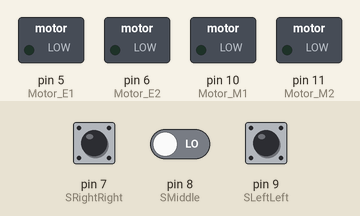
Simulated run of this sketch. Board: Arduino Uno, built with avr-gcc and run on an emulated ATmega328P. Shown: switched loads named in the sketch (green lamp = pin HIGH). Inputs (shaded band) come from the test bench; at power-on: pin 7 (SRightRight) LOW, pin 8 (SMiddle) LOW, pin 9 (SLeftLeft) LOW. What the sketch prints to the serial monitor is not drawn.

Above: at 1.2 s.
1.3 s: pin 7 (SRightRight) pulled HIGH for 0.15 s
At 2.5 s:
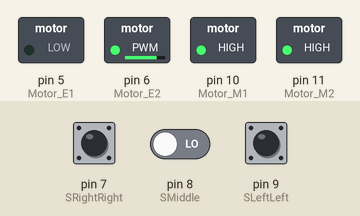
2.9 s: pin 8 (SMiddle) driven HIGH
At 3.9 s:
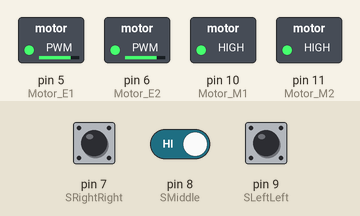
4.4 s: pin 9 (SLeftLeft) pulled HIGH for 0.15 s
At 4.48 s:
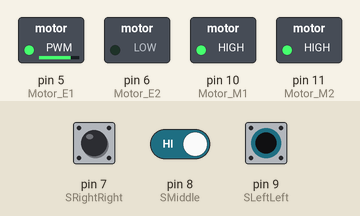
6.0 s: pin 7 (SRightRight) pulled HIGH for 1 s
At 8.2 s:
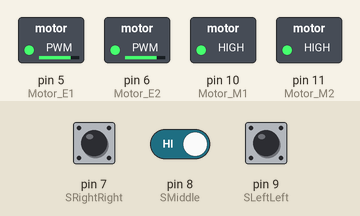
8.5 s: pin 7 (SRightRight) pulled HIGH for 3.2 s
At 9.4 s:
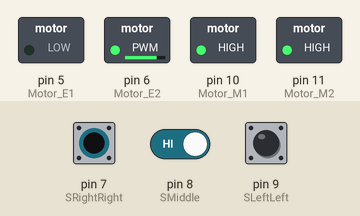
13.2 s: pin 9 (SLeftLeft) pulled HIGH for 3.2 s
At 14.0 s:
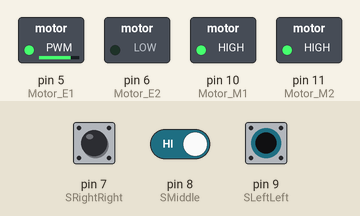
Timing chart, 0 to 17.9 s (numbered marks = the images above; inputs shaded):
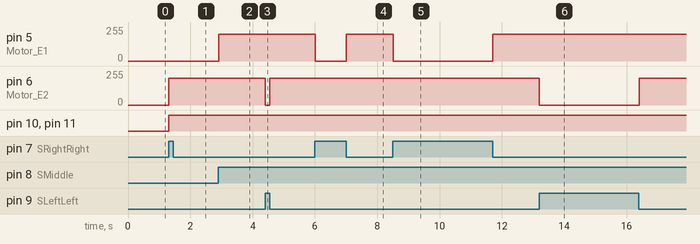

Measured:
- after the input at 1.3 s, pin 6 (Motor_E2): 0/255 → 200/255 at once; pin 10 (Motor_M1), pin 11 (Motor_M2): LOW → HIGH at once
- after the input at 2.9 s, pin 5 (Motor_E1): 0/255 → 200/255 at once
- after the input at 4.4 s, pin 6 (Motor_E2): 200/255 → 0/255 at once, → 200/255 0.15 s later
- after the input at 6.0 s, pin 5 (Motor_E1): 200/255 → 0/255 at once, → 200/255 1.0 s later
- after the input at 8.5 s, pin 5 (Motor_E1): 200/255 → 0/255 at once, → 200/255 3.2 s later
- after the input at 13.2 s, pin 6 (Motor_E2): 200/255 → 0/255 at once, → 200/255 3.2 s later

The sketch:

motoduino.ino
```cpp
#include <Arduino.h>

////////////////////////////////////////

// 三路紅外線感測器與 Motoduino 的腳位對應
// 如果是用 Motoduino 第一版  使用如下
// const int SLeftLeft = 9;      // 左感測器輸入腳
// const int SMiddle = 10;     // 中間感測器輸入腳
// const int SRightRight = 11;     // 右感測器輸入腳

// 如果是用 Motoduino U1 則使用如下
const int SLeftLeft = 9;      // 左感測器輸入腳
const int SMiddle = 8;     // 中間感測器輸入腳

const int SRightRight = 7;     // 右感測器輸入腳


// 馬達與 Motoduino 的腳位對應
// 如果是用 Motoduino 第一版
// const int Motor_E2 = 5; // 控制馬達2轉速 digital pin 5 of Arduino (PWM)
// const int Motor_E1 = 6;  // 控制馬達1轉速 digital pin 6 of Arduino (PWM)
// const int Motor_M1 = 7;     // 控制馬達1正反轉 digital pin 7 of Arduino
// const int Motor_M2 = 8;    // 控制馬達2正反轉 digital pin 8 of Arduino

// 如果是用 Motoduino U1 則
const int Motor_E2 = 6; // 控制馬達2轉速 digital pin 6 of Arduino (PWM)
const int Motor_E1 = 5;  // 控制馬達1轉速 digital pin 5 of Arduino (PWM)
const int Motor_M1 = 10;     // 控制馬達1正反轉 digital pin 10 of Arduino


const int Motor_M2 = 11;    // 控制馬達2正反轉 digital pin 11 of Arduino
// 感測器狀態值
byte byteSensorStatus = 0;
byte previousStatus = 7;

void setup() {
    // set up serial communications
    Serial.begin(57600);

    // 輸出入接腳初始設定
    pinMode(SLeftLeft, INPUT);
    pinMode(SMiddle, INPUT);
    pinMode(SRightRight, INPUT);

    pinMode(Motor_M1, OUTPUT);  // 設定 Motor_M1為輸出腳位
    pinMode(Motor_M2, OUTPUT);  // 設定 Motor_M2為輸出腳位
}

///////////////// 主程式 ////////////////
void loop() {
    int nIRStatus;

    // 清除感測器狀態值
    byteSensorStatus = 0;
    // 讀取左感測器狀態值
    nIRStatus = digitalRead(SLeftLeft);
    if (nIRStatus == 1)
        byteSensorStatus = (byteSensorStatus | (0x01 << 2));

    // 讀取中間感測器狀態值
    nIRStatus = digitalRead(SMiddle);
    if (nIRStatus == 1)
        byteSensorStatus = (byteSensorStatus | (0x01 << 1));

    // 讀取右邊感測器狀態值
    nIRStatus = digitalRead(SRightRight);
    if (nIRStatus == 1)
        byteSensorStatus = (byteSensorStatus | 0x01);

    byteSensorStatus = fixDirect(byteSensorStatus);

    drivemotor(byteSensorStatus);
}
////////////////////////////////////////

int fixDirect(byte nowStatus) {
    if (nowStatus != 7)
        Serial.println("previous & now: " + String(previousStatus) + " " + String(nowStatus));

    if (nowStatus == 0)
        nowStatus = previousStatus;
//        if (previousStatus == 6 | previousStatus == 4)
//            nowStatus = 3;
//        if (previousStatus == 3 | previousStatus == 1)
//            nowStatus = 6;

    if (nowStatus != 0)
        previousStatus = nowStatus;

    return nowStatus;
}

void drivemotor(byte nStatus) {
    int lowSpeed = 100;
    int highSpeed = 200;

//    Serial.println(nStatus);

    switch (nStatus) { // 感測器 黑色:1 白色:0
        case 7: // SL:1 SM:1 SR:1  // 黑黑黑
//            Serial.println("黑黑黑");
            motorstop(0, 0);
            break;
        case 6: // SL:1 SM:1 SR:0  // 黑黑白
//            Serial.println("黑黑白");
            left(0, highSpeed);
            break;
        case 5: // SL:1 SM:0 SR:1  // 黑白黑
//            Serial.println("黑白黑");
            motorstop(0, highSpeed);
            break;
        case 4: // SL:1 SM:0 SR:0  // 黑白白
//            Serial.println("黑白白");
            left(0, highSpeed);
            break;
        case 3: // SL:0 SM:1 SR:1 // 白黑黑
//            Serial.println("白黑黑");
            right(0, highSpeed);
            break;
        case 2: // SL:0 SM:1 SR:0  // 白黑白
//            Serial.println("白黑白");
            forward(0, highSpeed);
            break;
        case 1: // SL:0 SM:0 SR:1  // 白白黑
//            Serial.println("白白黑");
            right(0, highSpeed);
            break;
        case 0: // SL:0 SM:0 SR:0  // 白白白
//            Serial.println("白白白");
            forward(0, lowSpeed);
    }

}

void motorstop(byte flag, byte motorspeed) {
    Serial.println("停止!");

    digitalWrite(Motor_E1, motorspeed);
    digitalWrite(Motor_E2, motorspeed);

}

void forward(byte flag, byte motorspeed) {
    Serial.println("forward!");

    digitalWrite(Motor_M1, HIGH);
    digitalWrite(Motor_M2, HIGH);
    analogWrite(Motor_E1, motorspeed);
    analogWrite(Motor_E2, motorspeed);
}

void backward(byte flag, byte motorspeed) {
    Serial.println("backward!");

    digitalWrite(Motor_M1, LOW);
    digitalWrite(Motor_M2, LOW);
    analogWrite(Motor_E1, motorspeed);
    analogWrite(Motor_E2, motorspeed);

}

void right(byte flag, byte motorspeed) {
    Serial.println("right!");

    digitalWrite(Motor_M1, HIGH);
    digitalWrite(Motor_M2, HIGH);
    analogWrite(Motor_E1, 0);
    analogWrite(Motor_E2, motorspeed);
}

void left(byte flag, byte motorspeed) {
    Serial.println("left!");

    digitalWrite(Motor_M1, HIGH);
    digitalWrite(Motor_M2, HIGH);
    analogWrite(Motor_E1, motorspeed);
    analogWrite(Motor_E2, 0);

}
////////////////////////////////////////
```
